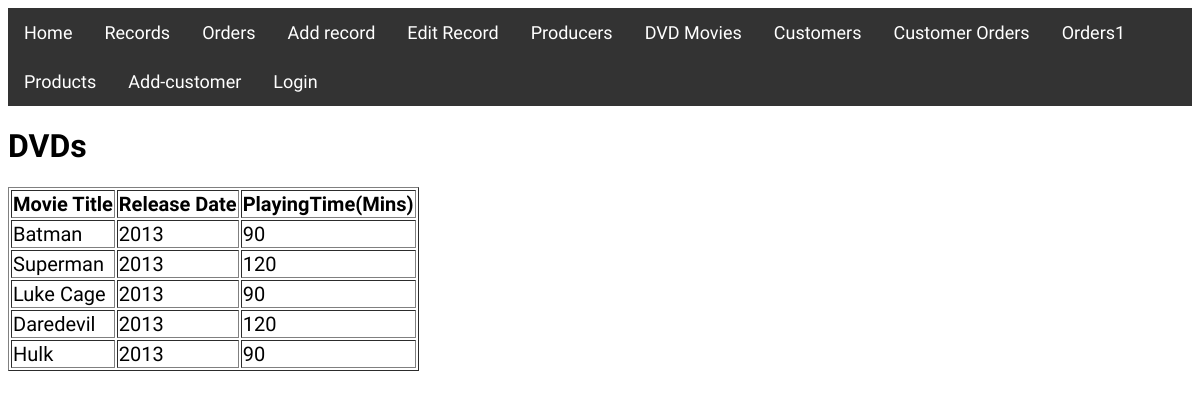
The app's page /?page=song with its own data.
### tables this page shows
CREATE TABLE movietitle(
id INT AUTO_INCREMENT,
movietitle VARCHAR(50),
releasedate INT,
playingtime INT,
PRIMARY KEY(id)
);

### views/song.php (the view, shortened to what this page needs)
<?php
$content = "<h1>DVDs</h1>";
$sql = "SELECT movietitle, releasedate, playingtime FROM movietitle";
$result = mysqli_query($link, $sql);
if ($result === false) {
    echo mysqli_error($link);
} else {
    $content .= "<table border='1'><tbody>";
  $content .= "<thead><tr><th>Movie Title</th><th>Release Date </th><th>PlayingTime(Mins)</th></tr></thead>";
    $content .= "<tbody>";
    while ($row = mysqli_fetch_assoc($result)) {
        $content .= "<tr>";
        $content .= "<td>".$row['movietitle']."</td>";
        $content .= "<td>".$row['releasedate']."</td>";
            $content .= "<td>".$row['playingtime']."</td>";
        $content .= "</tr>";
    }
    $content .= "</tbody></table>";
}
echo $content;
?>

### records on screen
movietitle: movietitle "Batman", releasedate "2013", playingtime "90"
movietitle: movietitle "Superman", releasedate "2013", playingtime "120"
movietitle: movietitle "Luke Cage", releasedate "2013", playingtime "90"
movietitle: movietitle "Daredevil", releasedate "2013", playingtime "120"
movietitle: movietitle "Hulk", releasedate "2013", playingtime "90"
